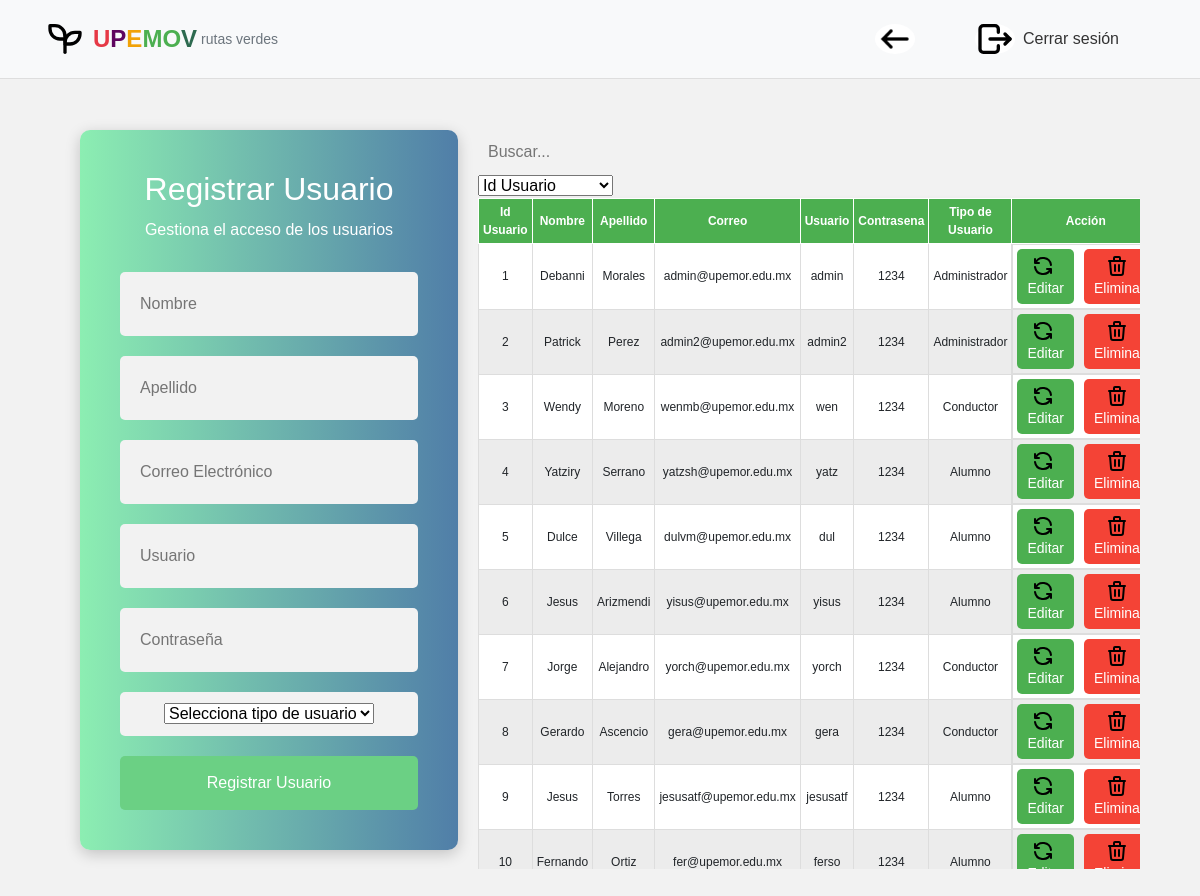
/view/usuarios/crud_usuarios.php, run on the app's committed database.
### tables this page shows
CREATE TABLE usuarios (
  id INT NOT NULL AUTO_INCREMENT PRIMARY KEY,
  nombre TEXT NOT NULL,
  apellido TEXT NOT NULL,
  correo TEXT NOT NULL,
  usuario TEXT NOT NULL,
  contrasena TEXT NOT NULL,
  tipo ENUM('alumno', 'conductor', 'administrador') NOT NULL
);

### view/usuarios/crud_usuarios.php (the view, shortened to what this page needs)
<?php include "../admin/header_admin.php"; ?>
<?php include "../../model/db.php" ?>
<?php include '../usuarios/confirmacion_delete.php'; ?>
<!DOCTYPE html>
<html lang="es">
<head>
    <link rel="stylesheet" href="../../public/css/crud_us.css">
</head>
<body>
    <div class="main-container">
        <div class="form-container">
            <h2>Registrar Usuario</h2>
            <p>Gestiona el acceso de los usuarios</p>
            <form name="frm" action="../../controller/alta_usuario_admin.php" method="post" onsubmit="return validacion();">
                <div class="input">
                    <input type="text" placeholder="Nombre" name="nombre">
                </div>
                <div class="input">
                    <input type="text" placeholder="Apellido" name="apellido">
                </div>
                <div class="input">
                    <input type="email" placeholder="Correo Electrónico" name="correo">
                </div>
                <div class="input">
                    <input type="text" placeholder="Usuario" name="usuario">
                </div>
                <div class="input">
                    <input type="password" placeholder="Contraseña" name="contrasena">
                </div>
                <div class="input">
                    <select name="tipo_usuario">
                        <option value="">Selecciona tipo de usuario</option>
                    </select>
                </div>
                <button type="submit" class="form_btn">Registrar Usuario</button>
            </form>
        </div>
        <div class="table-container">
        <div class="search-bar">
            <input type="text" id="busqueda" placeholder="Buscar..." onkeyup="filtrarTabla()">
            <select id="filtro" onchange="filtrarTabla()">
                <option value="0">Id Usuario</option>
            </select>
        </div>
            <table class="centered-table" id="tablaUsuarios">
                <thead>
                    <tr>
                        <th>Id Usuario</th>
                        <th>Nombre</th>
                        <th>Apellido</th>
                        <th>Correo</th>
                        <th>Usuario</th>
                        <th>Contrasena</th>
                        <th>Tipo de Usuario</th>
                        <th>Acción</th>
                    </tr>
                </thead>
                <tbody>
                    <?php
                    $sql = "SELECT * FROM usuarios;";
                    $exec = mysqli_query($conn, $sql);
                    while ($rows = mysqli_fetch_array($exec)) {
                        $tipoUsuario = '';
                        switch ($rows['tipo']) {
                            case 'alumno':
                                $tipoUsuario = 'Alumno';
                                break;
                            case 'conductor':
                                $tipoUsuario = 'Conductor';
                                break;
                            case 'administrador':
                                $tipoUsuario = 'Administrador';
                                break;
                        }
                    ?>
                        <tr>
                            <td><?php echo $rows['id']; ?></td>
                            <td><?php echo $rows['nombre']; ?></td>
                            <td><?php echo $rows['apellido']; ?></td>
                            <td><?php echo $rows['correo']; ?></td>
                            <td><?php echo $rows['usuario']; ?></td>
                            <td><?php echo $rows['contrasena']; ?></td>
                            <td><?php echo $tipoUsuario; ?></td>
                            <td class="action-buttons">
                                <a href="../../controller/update_usuarios_admin.php?id=<?php echo $rows['id']; ?>" class="edit-btn">
                                    <img src="../../public/img/refresh.svg" alt="Editar" class="icon"> Editar
                                </a>
                                <a href="javascript:void(0);" onclick="openModalu('../../controller/delete_usuarios_admin.php?id=<?php echo $rows['id']; ?>')" class="delete-btn">
                                    <img src="../../public/img/trash.svg" alt="Eliminar" class="icon"> Eliminar
                                </a>
                            </td>
                        </tr>
                    <?php
                    }
                    ?>
                </tbody>
            </table>
        </div>
    </div>
</body>
</html>

### public/css/header.css (style rules this page uses)
body { padding-top: 80px; }

### public/css/crud_us.css (style rules this page uses)
body { margin: 0; font-family: Arial, sans-serif; display: flex; justify-content: center; align-items: flex-start; height: 100vh; background-color: #f2f2f2; }
.main-container { display: flex; flex-wrap: wrap; width: 90%; gap: 20px; padding-top: 50px; }
.form-container { background: linear-gradient(90deg, #8ceeb2, #507ea8); border-radius: 10px; padding: 40px; width: 35%; text-align: center; box-shadow: 0px 4px 15px rgba(0, 0, 0, 0.2); position: sticky; top: 50px; align-self: flex-start; margin-left: 20px; }
h2 { color: white; margin-bottom: 10px; }
p { color: white; margin-bottom: 30px; }
.input { margin-bottom: 20px; background-color: #f2f2f2; border-radius: 5px; padding: 10px; }
input { border: none; outline: none; width: 100%; padding: 10px; background-color: transparent; font-size: 16px; color: #333; }
button { width: 100%; padding: 15px; background-color: #6bd084; border: none; border-radius: 5px; color: white; font-size: 16px; cursor: pointer; }
.table-container { flex: 1; width: 60%; max-height: 70vh; overflow-y: auto; }
.centered-table { margin: 0 auto; width: 100%; font-family: 'Gill Sans', 'Gill Sans MT', Calibri, 'Trebuchet MS', sans-serif; border-collapse: collapse; box-shadow: 0 4px 8px rgba(0, 0, 0, 0.1); }
.centered-table th { background-color: #4CAF50; color: white; padding: 4px; font-size: 12px; font-weight: bold; text-align: center; border: 0.5px solid white; }
.centered-table td { padding: 4px; font-size: 12px; text-align: center; border: 1px solid #ddd; }
.centered-table tbody tr:nth-child(even) { background-color: #ececec; }
.centered-table tbody tr:nth-child(odd) { background-color: #ffffff; }
.action-buttons { display: flex; justify-content: center; gap: 10px; }
.edit-btn, .delete-btn { padding: 5px 10px; font-size: 14px; border-radius: 5px; text-decoration: none; color: white; transition: background-color 0.3s ease; }
.edit-btn { background-color: #4CAF50; }
.delete-btn { background-color: #f44336; }
.icon { vertical-align: middle; margin-right: 5px; }

### data on the page
usuarios: id "1", nombre "Debanni", apellido "Morales", correo "admin@upemor.edu.mx", usuario "admin", contrasena "1234", tipo "Administrador"
usuarios: id "2", nombre "Patrick", apellido "Perez", correo "admin2@upemor.edu.mx", usuario "admin2", contrasena "1234", tipo "Administrador"
usuarios: id "3", nombre "Wendy", apellido "Moreno", correo "wenmb@upemor.edu.mx", usuario "wen", contrasena "1234", tipo "Conductor"
usuarios: id "4", nombre "Yatziry", apellido "Serrano", correo "yatzsh@upemor.edu.mx", usuario "yatz", contrasena "1234", tipo "Alumno"
usuarios: id "5", nombre "Dulce", apellido "Villega", correo "dulvm@upemor.edu.mx", usuario "dul", contrasena "1234", tipo "Alumno"
usuarios: id "6", nombre "Jesus", apellido "Arizmendi", correo "yisus@upemor.edu.mx", usuario "yisus", contrasena "1234", tipo "Alumno"
usuarios: id "7", nombre "Jorge", apellido "Alejandro", correo "yorch@upemor.edu.mx", usuario "yorch", contrasena "1234", tipo "Conductor"
usuarios: id "8", nombre "Gerardo", apellido "Ascencio", correo "gera@upemor.edu.mx", usuario "gera", contrasena "1234", tipo "Conductor"
usuarios: id "9", nombre "Jesus", apellido "Torres", correo "jesusatf@upemor.edu.mx", usuario "jesusatf", contrasena "1234", tipo "Alumno"
usuarios: id "10", nombre "Fernando", apellido "Ortiz", correo "fer@upemor.edu.mx", usuario "ferso", contrasena "1234", tipo "Alumno"
